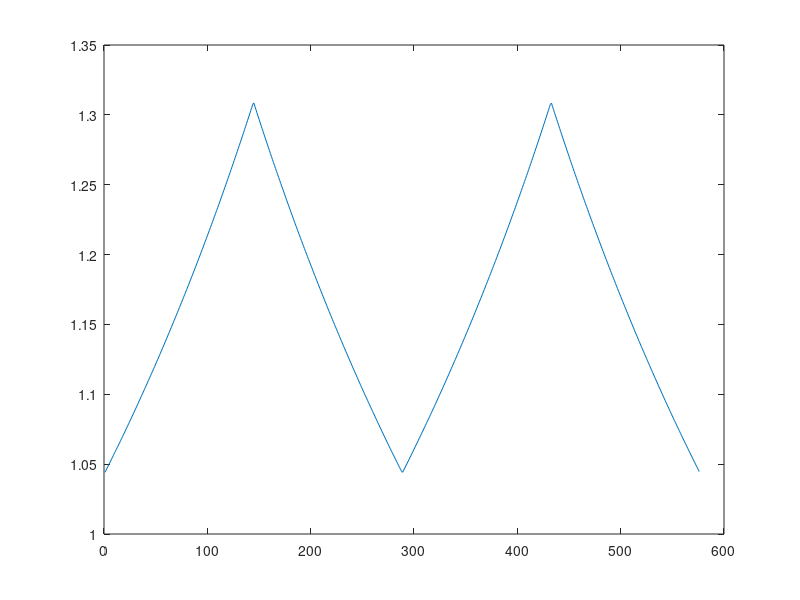
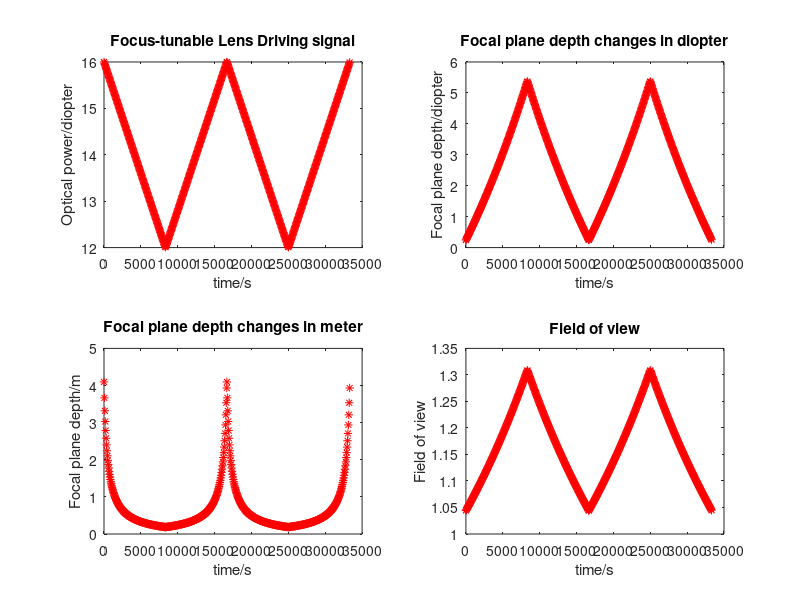
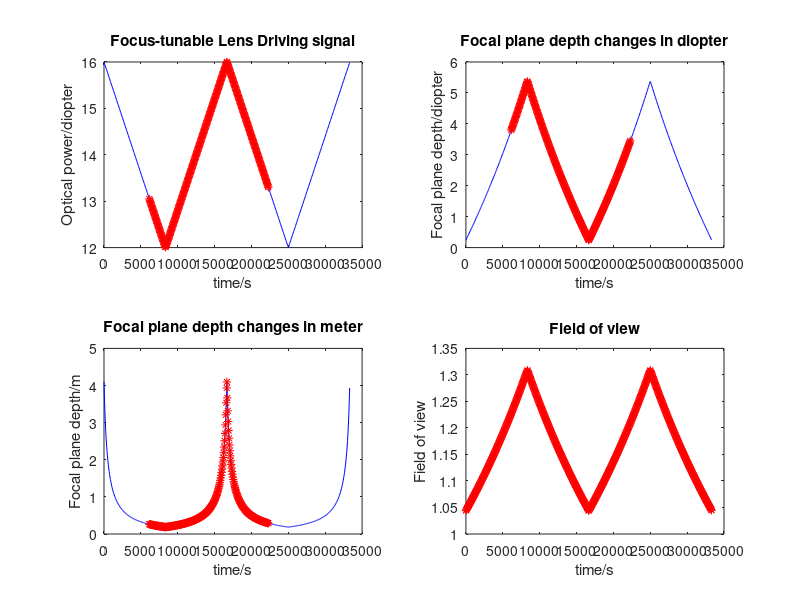

Write the MATLAB code that produced these figures, in order.
clear all;
close all;


%% Hanpeng's amazing guess
% d1+o1=0.09 % measure
o1=0.06; % Guess
%o1=0.1;
f1=0.058; % From Email
d1=0.03; % Guess
f3=0.061;

d2=0.12; % measure
%f3=0.09; % Guess
de=0.07; % measure


%% Found from measurement and brute search
% d1+o1=0.09 % measure
o1=0.07; % Guess
f1=0.068; % From Email
d1=0.03; % Guess


f3=0.06; % Measured to be 0.053
d2=0.12; % measure
de=0.07; % measure

%%

num=280; % num of sample depths along z direction(depth direction)
MinOpPower=12; % min optical power of focus tunable lens(in diopters)
MaxOpPower=16; % max optical power of focus tunable lens(in diopters)
t=1:num;
p=2;
%% linear driving singal
f_t_inverse=linspace(MinOpPower,MaxOpPower,num); 
f2=1./f_t_inverse;


%% sinusoidal driving signal
Magnitude=(MaxOpPower-MinOpPower)/2;
offset=(MaxOpPower+MinOpPower)/2;

f_t_inverse=Magnitude*sin(t*2*p*pi/num)+offset;
f2=1./f_t_inverse;
%% triangular driving signal
Magnitude=MaxOpPower-MinOpPower;
offset=MinOpPower;
p1=Magnitude*2*p/num*(1:1:ceil(num/2/p));
p2=-p1+max(p1);
p_11=[p2,p1];
p_w=repmat(p_11,1,p);
f_t_inverse=p_w(1:num)+offset;
f2=1./f_t_inverse;

%% finding depthlist using triangular driving signal
t_u=0:58:1e6/60;
delt_t=1e6/60/2;
tan1=(MinOpPower-MaxOpPower)/delt_t;
y1=tan1*t_u+MaxOpPower;

tan2=(MaxOpPower-MinOpPower)/delt_t;
y2=tan2*t_u+2*MinOpPower-MaxOpPower;

index=max(find(t_u<=delt_t));
f_t_inverse=[y1(1:index),y2(index+1:end)];
t=[];
for i=1:p
    offset=1e6/60*(i-1);
    t=[t,t_u+offset];
end

f_t_inverse=repmat(f_t_inverse,1,p);
f2=1./f_t_inverse;
%% considering three lens separately
i1=f1*o1/(o1-f1);
o2=i1-d1;


i2=f2*o2./(o2+f2);
%i2=f2*o2./(o2-f2);
o3=d2-i2;


i3=f3*o3./(o3-f3);
ie=-i3+de;

%% Field of View

O_1 = 0.01778; % meters. O_1 = 0.7 inches
M1 = -i1/01;
M2 = -i2./o2;
M3 = -i3./o3;
I_e = M1 .* M2 .* M3 .* O_1;
theta = rad2deg(atan(I_e./ie));
figure; plot(theta);

figure;
subplot(2,2,1)
plot(t,f_t_inverse,'r*'); hold on;
title('Focus-tunable Lens Driving signal');
xlabel('time/s');
ylabel('Optical power/diopter');


subplot(2,2,2)
plot(t,1./ie,'r*');
title('Focal plane depth changes in diopter');
xlabel('time/s');
ylabel('Focal plane depth/diopter');

subplot(2,2,3)
plot(t,ie,'r*');
title('Focal plane depth changes in meter');
xlabel('time/s');
ylabel('Focal plane depth/m');

subplot(2,2,4)
plot(t,theta,'r*');
title('Field of view');
xlabel('time/s');
ylabel('Field of view');


%% phase correction

phaseNum=107;

t_phase=t(phaseNum:phaseNum+num-1);
f_t_inverse_phase=f_t_inverse(phaseNum:phaseNum+num-1);
ie_phase=ie(phaseNum:phaseNum+num-1);

figure;
subplot(2,2,1)
plot(t,f_t_inverse,'b-',t_phase,f_t_inverse_phase,'r*'); hold on;
title('Focus-tunable Lens Driving signal');
xlabel('time/s');
ylabel('Optical power/diopter');


subplot(2,2,2)
plot(t,1./ie,'b-',t_phase,1./ie_phase,'r*');
title('Focal plane depth changes in diopter');
xlabel('time/s');
ylabel('Focal plane depth/diopter');

subplot(2,2,3)
plot(t,ie,'b-',t_phase,ie_phase,'r*');
title('Focal plane depth changes in meter');
xlabel('time/s');
ylabel('Focal plane depth/m');

subplot(2,2,4)
plot(t,theta,'r*');
title('Field of view');
xlabel('time/s');
ylabel('Field of view');

%%
d=ie_phase;
[d_sort,order]=sort(d);
un_order(order)=1:num;

%[f_sort,forder]=sort(f_t_inverse(1:280));
%%
save FocusDepth.mat d d_sort order un_order;
